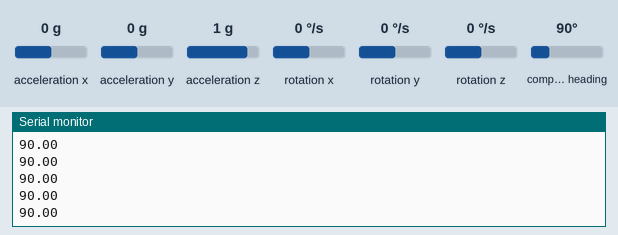
A sketch run on a simulated Arduino Uno, built with avr-gcc and run on an emulated ATmega328P. On the bench: the last lines printed to the serial monitor. The test bench sets the inputs (shaded band); at power-on: compass heading 90°, acceleration x 0 g, acceleration y 0 g, acceleration z 1 g, rotation x 0 °/s, rotation y 0 °/s, rotation z 0 °/s.

Above: at 1.2 s.
1.3 s: compass heading set to 7°
At 1.33 s:
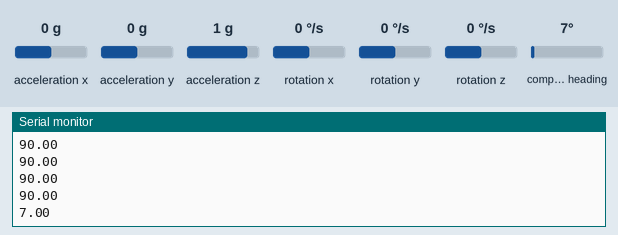
2.8 s: compass heading set to 180°
At 2.86 s:
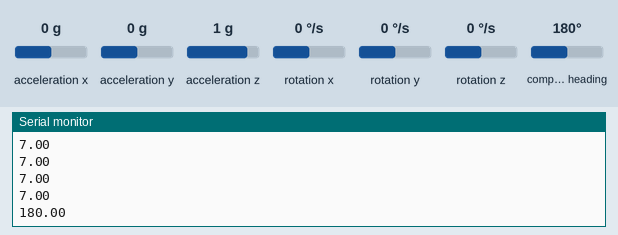
Timing chart, 0 to 5.8 s (numbered marks = the images above; inputs shaded):
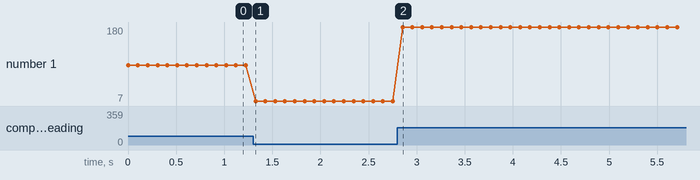

Measured:
- after the input at 1.3 s, the serial monitor: prints a new line at once (image 1)
- after the input at 2.8 s, the serial monitor: prints a new line after 0.05 s (image 2)
- plotted number 1: 90 → 7 after the input at 1.3 s, 7 → 180 after the input at 2.8 s

The sketch:

Heading.ino
```cpp
#include <Wire.h>
#include <LSM303.h>

LSM303 compass;

void setup() {
  Serial.begin(9600);
  Wire.begin();
  compass.init();
  compass.enableDefault();

  /*
  Calibration values; the default values of +/-32767 for each axis
  lead to an assumed magnetometer bias of 0. Use the Calibrate example
  program to determine appropriate values for your particular unit.
  */
  compass.m_min = (LSM303::vector<int16_t>){-517, -549, -586};
  compass.m_max = (LSM303::vector<int16_t>){+596, +534, +489};
}

void loop() {
  compass.read();

  /*
  When given no arguments, the heading() function returns the angular
  difference in the horizontal plane between a default vector and
  north, in degrees.

  The default vector is chosen by the library to point along the
  surface of the PCB, in the direction of the top of the text on the
  silkscreen. This is the +X axis on the Pololu LSM303D carrier and
  the -Y axis on the Pololu LSM303DLHC, LSM303DLM, and LSM303DLH
  carriers.

  To use a different vector as a reference, use the version of heading()
  that takes a vector argument; for example, use

    compass.heading((LSM303::vector<int>){0, 0, 1});

  to use the +Z axis as a reference.
  */
  float heading = compass.heading();

  Serial.println(heading);
  delay(100);
}
```
